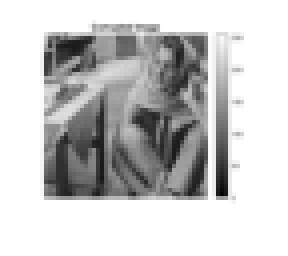
%> input picture Assignment 1/3/myMainScript.png, 72 x 64 px (shown 4 times larger)
$ octave --eval "result = mySpatiallyVaryingKernel_flower(imread('../3/myMainScript.png'));"   (GNU Octave 9; MATLAB toolbox functions it lacks are replaced by stand-ins)
%> lines starting %> are read from the running program, lines starting %| are printed output that depends on the picture; in (x1, y1, x2, y2) boxes, pixels count from 0 and x2, y2 are one past the last pixel; in counts of white or black regions, pixels touching at a corner belong together; the program's own positions count from 1
function[new_img] = mySpatiallyVaryingKernel_flower(img)
img = imresize(img,0.5);
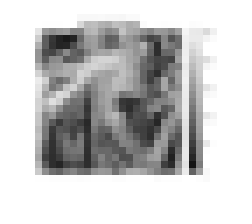
%> img: size 32x36x3 uint8 (shown 7 times larger); min 20, max 255, mean 200.3
gray = rgb2gray(img);
% figure,
% imshow(gray);
 n = ones(3);
 filter = stdfilt(gray,n);
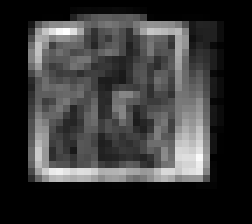
%> filter: size 32x36 double (shown 7 times larger); min 0, max 96.7, mean 20.4; drawn with min black and max white
% imshow(filter);
binary1 = filter>7.5;
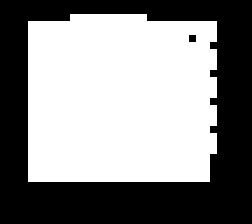
%> binary1: size 32x36 logical (shown 7 times larger); 54.1% white; 2 black regions (1 under 20 px), largest, box (x1, y1, x2, y2) and area: (0, 0, 36, 32) 528
binary1= imfill(binary1,'holes');
%> binary1: size 32x36 logical; 54.2% white; 1 black region, box (x1, y1, x2, y2) and area: (0, 0, 36, 32) 528
binary1= bwareafilt(binary1,1);
%  figure(1),
%   imshow(binary1);
%   title('mask');

 [x y z]=size(img);
%> x = 32; y = 36; z = 3
 img_b = img;
 img_c = img;
 for i=1:z
     for j=1:x
         for k=1:y
             if(binary1(j,k)==0)
                 img_b(j,k,i) = 0;
             end
             if(binary1(j,k)~=0)
                 img_c(j,k,i) = 0;
         end
     end
     end
 end
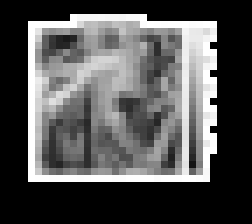
%> img_b: size 32x36x3 uint8 (shown 7 times larger); min 0, max 255, mean 83.4
%> img_c: size 32x36x3 uint8; 45.8% white; 1 white region, box (x1, y1, x2, y2) and area: (0, 0, 36, 32) 528
% [6 lines of commented-out code are left out]
figure(5);
subplot(1,3,1);
imshow(binary1);
axis on
colorbar;
%caxis([0 255]);
title("mask");
subplot(1,3,2);
imshow(img_b);
axis on;
colorbar;
caxis([0 255]);
title("foreground");
subplot(1,3,3);
imshow(img_c);
axis on;
colorbar;
caxis([0 255]);
title("background");


dist = bwdist(binary1);
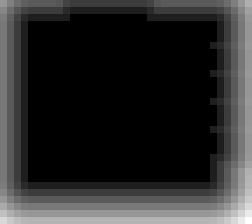
%> dist: size 32x36 single (shown 7 times larger); min 0, max 8.49, mean 1.45; drawn with min black and max white
int8(dist);


[m n] =size(dist);
%> m = 32; n = 36
for i=1:m
    for j=1:n
        if(dist(i,j)>40)
            dist(i,j)=40;
        end
    end
end
figure(6),
contour(dist);
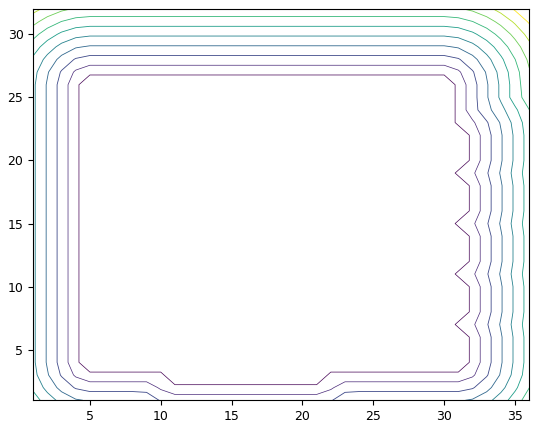
%> figure redrawn from the program's plot data


sum1 = uint64(0);
sum2 = uint64(0);
sum3 = uint64(0);
count = uint64(0);


img3=img;
 kernel1 = zeros(2*8+1,2*8+1,3);
 kernel2 = zeros(2*16+1,2*16+1,3);
 kernel3 = zeros(2*24+1,2*24+1,3);
 kernel4 = zeros(2*32+1,2*32+1,3);
 kernel5 = zeros(2*40+1,2*40+1,3);

     for j=1:x
         for k=1:y
             if(dist(j,k)~=0)
                 sum=uint64(0);
                 sum1 = uint64(0);
                 sum2 = uint64(0);
                 sum3 = uint64(0);

                 count=uint64(0);
% [4 lines of commented-out code are left out]

                for j1=j-dist(j,k):j+dist(j,k)
                    for k1=k-dist(j,k):k+dist(j,k)
                       d=sqrt((j-j1)^2 + (k-k1)^2);
                       if(d<dist(j,k) && j1>=1 && j1<=x && k1>=1 && k1<=y)

                           if(dist(j,k)==8)
                               kernel1(j1-j+dist(j,k)+1,k1-k+dist(j,k)+1,1)=img(uint16(j1),uint16(k1),1);
                               kernel1(j1-j+dist(j,k)+1,k1-k+dist(j,k)+1,2)=img(uint16(j1),uint16(k1),2);
                               kernel1(j1-j+dist(j,k)+1,k1-k+dist(j,k)+1,3)=img(uint16(j1),uint16(k1),3);
                           end
                           if(dist(j,k)==16)
                               kernel2(j1-j+dist(j,k)+1,k1-k+dist(j,k)+1,1)=img(uint16(j1),uint16(k1),1);
                               kernel2(j1-j+dist(j,k)+1,k1-k+dist(j,k)+1,2)=img(uint16(j1),uint16(k1),2);
                               kernel2(j1-j+dist(j,k)+1,k1-k+dist(j,k)+1,3)=img(uint16(j1),uint16(k1),3);
                           end
                           if(dist(j,k)==24)
                               kernel3(j1-j+dist(j,k)+1,k1-k+dist(j,k)+1,1)=img(uint16(j1),uint16(k1),1);
                               kernel3(j1-j+dist(j,k)+1,k1-k+dist(j,k)+1,2)=img(uint16(j1),uint16(k1),2);
                               kernel3(j1-j+dist(j,k)+1,k1-k+dist(j,k)+1,3)=img(uint16(j1),uint16(k1),3);
                           end
                               if(dist(j,k)==32)
                               kernel4(j1-j+dist(j,k)+1,k1-k+dist(j,k)+1,1)=img(uint16(j1),uint16(k1),1);
                               kernel4(j1-j+dist(j,k)+1,k1-k+dist(j,k)+1,2)=img(uint16(j1),uint16(k1),2);
                               kernel4(j1-j+dist(j,k)+1,k1-k+dist(j,k)+1,3)=img(uint16(j1),uint16(k1),3);
                               end
                               if(dist(j,k)==40)
                               kernel5(j1-j+dist(j,k)+1,k1-k+dist(j,k)+1,1)=img(uint16(j1),uint16(k1),1);
                               kernel5(j1-j+dist(j,k)+1,k1-k+dist(j,k)+1,2)=img(uint16(j1),uint16(k1),2);
                               kernel5(j1-j+dist(j,k)+1,k1-k+dist(j,k)+1,3)=img(uint16(j1),uint16(k1),3);
                               end
                           sum1=sum1+uint64(img(uint16(j1),uint16(k1),1));
                           sum2=sum2+uint64(img(uint16(j1),uint16(k1),2));
                           sum3=sum3+uint64(img(uint16(j1),uint16(k1),3));
                           count=count+1;
                            end

                                      end

                end
                    sum1 = sum1/count;
                sum2 = sum2/count;
                sum3 = sum3/count;
                img3(j,k,1)=sum1;
                img3(j,k,2)=sum2;
                img3(j,k,3)=sum3;

                end

             end

         end
%> kernel2: size 33x33x3 double; every value is 0
%> kernel3: size 49x49x3 double; every value is 0
%> kernel4: size 65x65x3 double; every value is 0
%> kernel5: size 81x81x3 double; every value is 0
%> after the loop, count = 54; d = 10.63; sum = 0; sum1 = 255; sum2 = 255; sum3 = 255

 figure(7);
subplot(2,3,1);
imshow(kernel1);
axis on;
colorbar;
caxis([0 255]);
title("0.2*threshold");
subplot(2,3,2);
imshow(kernel2);
axis on;
colorbar;
caxis([0 255]);
title("0.4*threshold");
subplot(2,3,3);
imshow(kernel3);
axis on;
colorbar;
caxis([0 255]);
title("0.6*threshold");
subplot(2,3,4);
imshow(kernel4);
axis on;
colorbar;
caxis([0 255]);
title("0.8*threshold");
subplot(2,3,5);
imshow(kernel5);
axis on;
colorbar;
caxis([0 255]);
title("threshold");
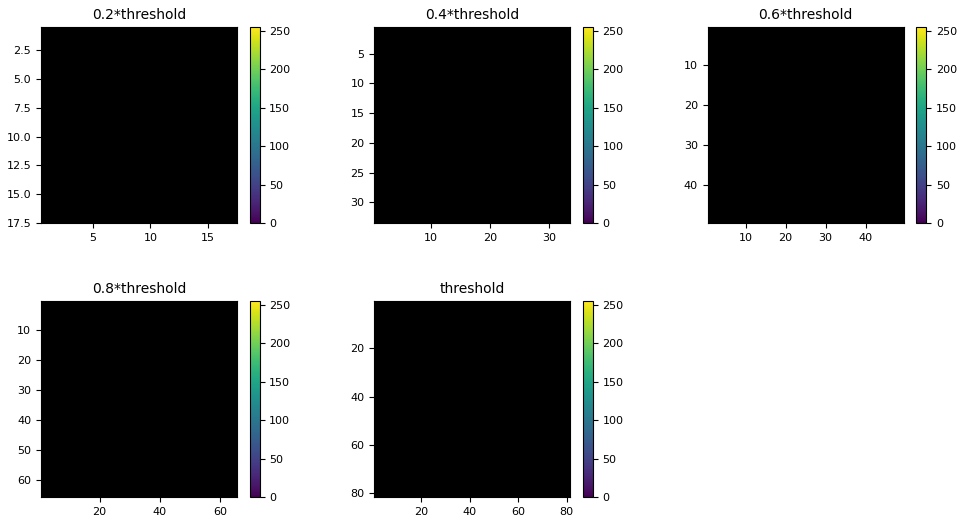
%> figure redrawn from the program's plot data, 5 panels


 figure(8);
 imshow(img3);
 axis on;
colorbar;
caxis([0 255]);

 title('blurred image');
% [9 lines of commented-out code are left out]
end
%> (the run ends here)
